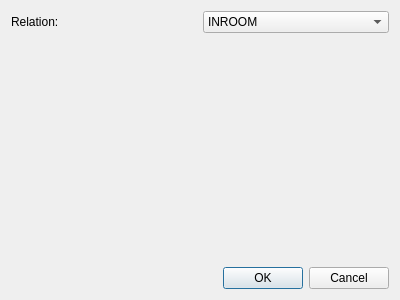
<?xml version="1.0" encoding="UTF-8"?>
<ui version="4.0">
 <class>ObjectSearchResultDialogClass</class>
 <widget class="QDialog" name="ObjectSearchResultDialogClass">
  <property name="geometry">
   <rect>
    <x>0</x>
    <y>0</y>
    <width>400</width>
    <height>300</height>
   </rect>
  </property>
  <property name="windowTitle">
   <string>ObjectSearchResultDialog</string>
  </property>
  <layout class="QVBoxLayout" name="verticalLayout">
   <item>
    <layout class="QHBoxLayout" name="horizontalLayout">
     <item>
      <widget class="QLabel" name="label">
       <property name="text">
        <string>Relation:</string>
       </property>
      </widget>
     </item>
     <item>
      <widget class="QComboBox" name="comboBox">
       <item>
        <property name="text">
         <string>INROOM</string>
        </property>
       </item>
       <item>
        <property name="text">
         <string>INOBJECT</string>
        </property>
       </item>
       <item>
        <property name="text">
         <string>ON</string>
        </property>
       </item>
      </widget>
     </item>
    </layout>
   </item>
   <item>
    <spacer name="verticalSpacer">
     <property name="orientation">
      <enum>Qt::Vertical</enum>
     </property>
     <property name="sizeHint" stdset="0">
      <size>
       <width>20</width>
       <height>213</height>
      </size>
     </property>
    </spacer>
   </item>
   <item>
    <widget class="QDialogButtonBox" name="buttonBox">
     <property name="standardButtons">
      <set>QDialogButtonBox::Cancel|QDialogButtonBox::Ok</set>
     </property>
    </widget>
   </item>
  </layout>
 </widget>
 <layoutdefault spacing="6" margin="11"/>
 <resources/>
 <connections/>
</ui>
